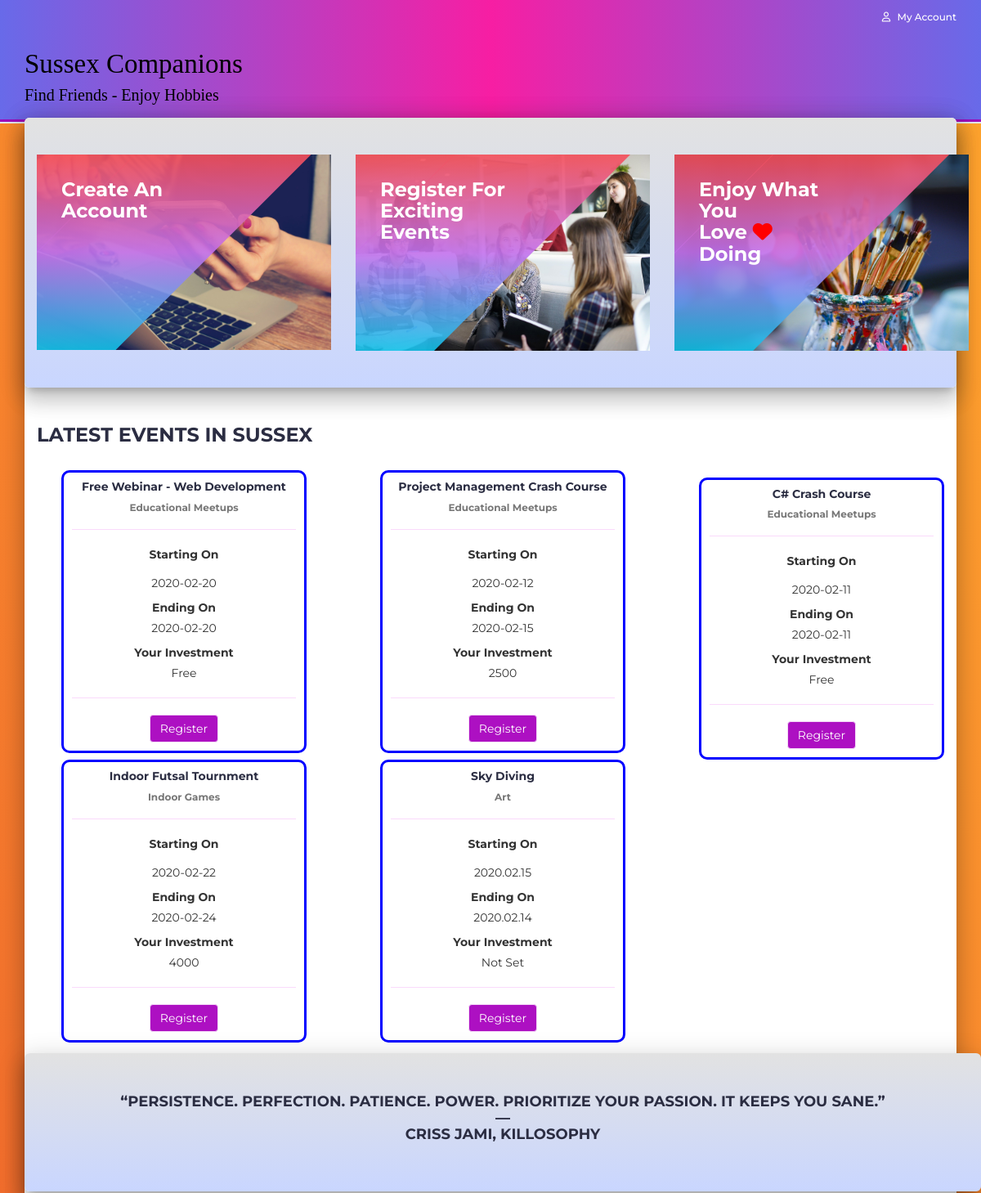
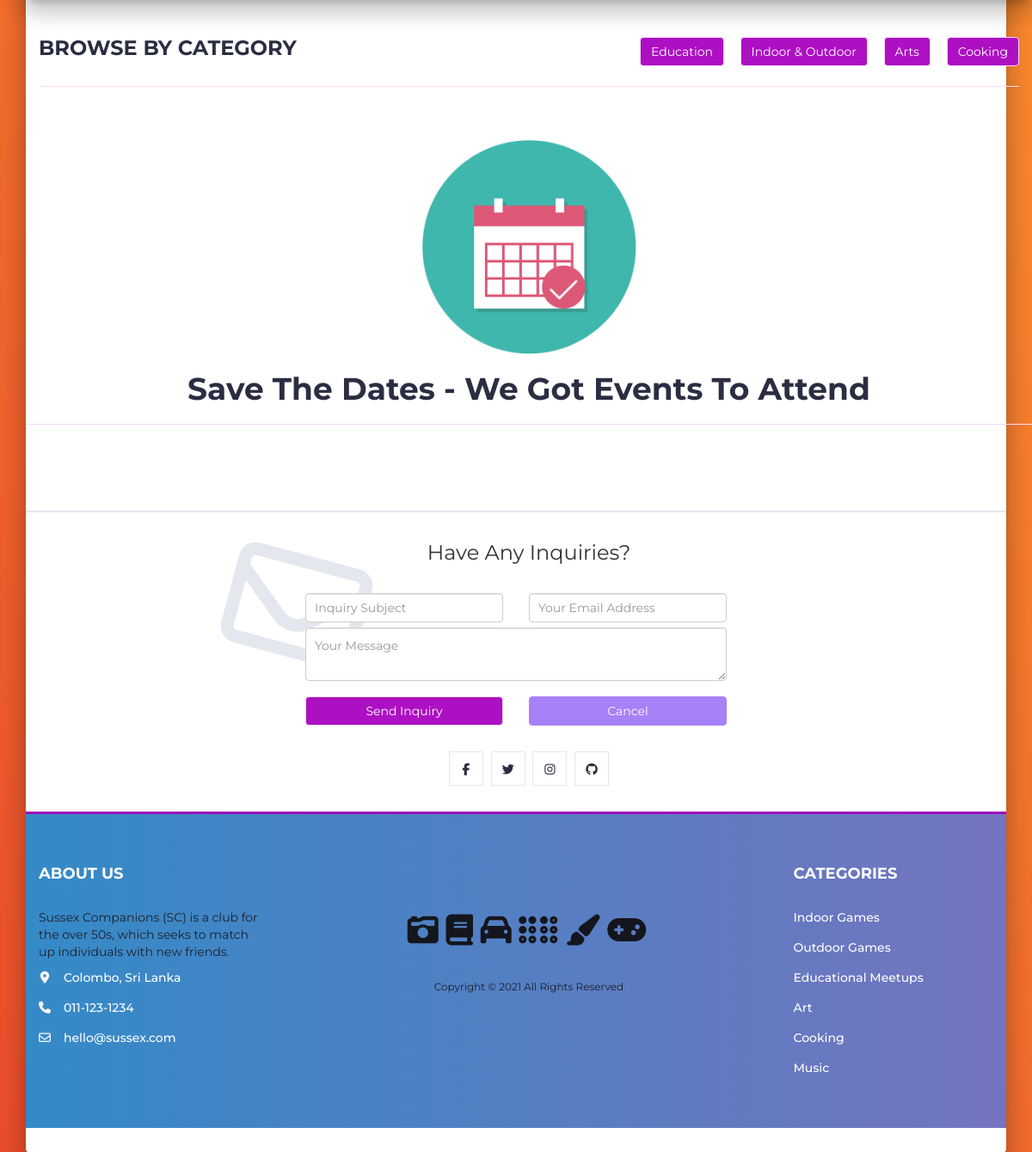
The page / on the database its author committed (2 pictures, top to bottom).
### tables this page shows
CREATE TABLE IF NOT EXISTS `event_details` (
  `Event_ID` int(11) NOT NULL AUTO_INCREMENT,
  `Event_Name` varchar(100) NOT NULL,
  `Event_Catergory_ID` int(11) NOT NULL,
  `Event_Date` varchar(100) NOT NULL,
  `Venue` varchar(200) NOT NULL,
  `Price` varchar(100) NOT NULL DEFAULT 'Not Set',
  `Event_End` varchar(100) NOT NULL,
  `Event_Desc` mediumtext NOT NULL,
  `Participant_Number` int(11) NOT NULL,
  PRIMARY KEY (`Event_ID`),
  KEY `Event_Catergory_ID` (`Event_Catergory_ID`)
);

CREATE TABLE IF NOT EXISTS `event_categories` (
  `cat_id` int(100) NOT NULL AUTO_INCREMENT,
  `cat_title` text NOT NULL,
  PRIMARY KEY (`cat_id`)
);

### index.php (called while the page is built)
<?php
include "header.php";
include "body.php";
include "newslettter.php";
include "footer.php";
?>

### body.php (the view, shortened to what this page needs)
<?php
$connect = Createdb();
?>
<div class="main main-raised">
	<div class="section mainn mainn-raised">
		<div class="container">
			<div class="row">
				<div class="col-md-4 col-xs-6">
					<a href="product.php?p=78"><div class="shop">
						<div class="shop-img">
							<img src="./img/office-620822_1920.jpg" alt="">
						</div>
						<div class="shop-body">
							<h3>Create An<br>Account</h3>
						</div>
					</div></a>
				</div>
				<div class="col-md-4 col-xs-6">
					<a href="product.php?p=72"><div class="shop">
						<div class="shop-img">
							<img src="./img/people1.jpg" alt="">
						</div>
						<div class="shop-body">
							<h3>Register For Exciting<br>Events</h3>
						</div>
					</div></a>
				</div>
				<div class="col-md-4 col-xs-6">
					<a href="product.php?p=79"><div class="shop">
						<div class="shop-img">
							<img src="./img/brushes-3129361_1920.jpg" alt="">
						</div>
						<div class="shop-body">
							<h3>Enjoy What <br> You<br> Love <i class="fas fa-heart" style="color: red;"></i><br>Doing</h3>
						</div>
					</div></a>
				</div>
			</div>
		</div>
	</div>
	<div class="section">
		<div class="container">
			<div class="row">
				<div class="col-md-12">
					<div class="section-title">
						<h3 class="title">Latest Events In Sussex</h3>
					</div>
				</div>
				<center>
					<div class="row" style="width: 100%;">
						<?php
						$query = "SELECT event_details.Event_ID, event_details.Event_Name, event_details.Event_Desc,event_details.Event_Date,event_details.Event_End,event_details.Price,event_details.Event_Catergory_ID, event_categories.cat_title FROM event_details INNER JOIN event_categories ON event_details.Event_Catergory_ID = event_categories.cat_id";
						$result = mysqli_query($connect, $query);
						if(mysqli_num_rows($result) > 0)
						{
							while($row = mysqli_fetch_array($result))
							{
								?>
								<div class="col-lg-4">
									<div class="card" style="width: 30rem; border: solid; border-color: blue; padding: 10px; border-radius: 10px;">
										<div class="card-body">
											<h5 class="card-title"><?php echo $row['Event_Name']; ?></h5>
											<h6 class="card-subtitle mb-2 text-muted"><?php echo $row['cat_title']; ?></h6>
											<hr>
											<p class="card-text">
												<label>Starting On</label>
												<p><?php echo $row['Event_Date']; ?></p>
												<label>Ending On</label>
												<p><?php echo $row['Event_End']; ?></p>
												<label>Your Investment</label>
												<p><?php echo $row['Price']; ?></p>
											</p>
											<hr>
											<a href="product.php?pid=<?php echo $row['Event_ID']; ?>" role="button" class="btn btn-primary">Register</a>
										</div>
									</div>
								</div>
								<br>
								<br>
								<?php
							}
						}
						?>
					</div>
				</center>
				<br>
				<div id="sectionedit" class="section mainn mainn-raised" style="padding-top: 50px; padding-bottom: 50px;">
					<div class="container">
						<div class="row">
							<div class="col-md-12">
								<div class="hot-deal">
									<h4 class="text-uppercase">“Persistence. Perfection. Patience. Power. Prioritize your passion. It keeps you sane.”<br>―<br> Criss Jami, Killosophy</h4>
									</div>
							</div>
						</div>
					</div>
				</div>
				<div class="section">
					<div class="container">
						<div class="row">
							<div class="col-md-12">
								<div class="section-title">
									<h3 class="title">Browse By Category</h3>
									<div class="section-nav">
										<ul class="section-tab-nav tab-nav">
											<form method="post" action="">
												<li class="active"><button type="submit" name="edu" role="button" class="btn btn-primary">Education</button></li>
												<li><button type="submit" name="inout" role="button" class="btn btn-primary">Indoor & Outdoor</button></li>
												<li><button type="submit" name="arts" role="button" class="btn btn-primary">Arts</button></li>
												<li><button type="submit" name="cooking" role="button" class="btn btn-primary">Cooking</button></li>
											</form>
										</ul>
									</div>
								</div>
								<hr style="padding: 10px;">
							</div>
							<center>
								<div class="row" style="width: 100%;">
									<?php
									if (isset($_POST['edu'])) {
										$query = "SELECT event_details.Event_ID, event_details.Event_Name, event_details.Event_Desc,event_details.Event_Date,event_details.Event_End,event_details.Price,event_details.Event_Catergory_ID, event_categories.cat_title FROM event_details INNER JOIN event_categories ON event_details.Event_Catergory_ID = event_categories.cat_id WHERE event_categories.cat_title='Educational Meetups'";
										$result = mysqli_query($connect, $query);
										if(mysqli_num_rows($result) > 0)
										{
											while($row = mysqli_fetch_array($result))
											{
												?>
												<div class="col-lg-4">
													<div class="card" style="width: 30rem; border: solid; border-color: blue; padding: 10px; border-radius: 10px;">
														<div class="card-body">
															<h5 class="card-title"><?php echo $row['Event_Name']; ?></h5>
															<h6 class="card-subtitle mb-2 text-muted"><?php echo $row['cat_title']; ?></h6>
															<hr>
															<p class="card-text">
																<label>Starting On</label>
																<p><?php echo $row['Event_Date']; ?></p>
																<label>Ending On</label>
																<p><?php echo $row['Event_End']; ?></p>
																<label>Your Investment</label>
																<p><?php echo $row['Price']; ?></p>
															</p>
															<hr>
															<a href="product.php?p=<?php echo $row['Event_ID']; ?>'" role="button" class="btn btn-primary">Register</a>
														</div>
													</div>
												</div>
												<br>
												<br>
												<?php
											}
										}
									}
									else{
										?>
										<img src="img/calender.png" style="width: 25%; height: 25%;">
										<h1>Save The Dates - We Got Events To Attend</h1>
										<?php
									}
									?>
									<hr style="padding: 10px;">
		</div>
	</div>
</div>
</div>
</div>
</div>

### header.php (shortened to what this page needs)
<?php
$connection = Createdb();
?>
<!DOCTYPE html>
<html lang="en">
<head>
	<link type="text/css" rel="stylesheet" href="css/bootstrap.min.css" />
	<link type="text/css" rel="stylesheet" href="css/slick.css" />
	<link type="text/css" rel="stylesheet" href="css/slick-theme.css" />
	<link type="text/css" rel="stylesheet" href="css/nouislider.min.css" />
	<link rel="stylesheet" href="css/font-awesome.min.css">
	<link type="text/css" rel="stylesheet" href="css/style.css" />
	<link type="text/css" rel="stylesheet" href="css/accountbtn.css" />
</head>
<body>
	<header>
		<div id="top-header">
			<div class="container">
				<ul class="header-links pull-right">
					<li><?php
						if (isset($_SESSION["uid"])) {
							$sql = "SELECT user_name FROM user_login WHERE user_id='$_SESSION[uid]'";
							$query = mysqli_query($connection, $sql);
							$row = mysqli_fetch_array($query);
							echo '
                               <div class="dropdownn">
                                  <a href="#" class="dropdownn" data-toggle="modal" data-target="#myModal" ><i class="fa fa-user-o"></i> HI ' . $row["user_name"] . '</a>
                                  <div class="dropdownn-content">
                                    <a href="logout.php"  ><i class="fa fa-sign-in" aria-hidden="true"></i>Log out</a>
                                  </div>
                                </div>';
						} else {
							echo '
                                <div class="dropdownn">
                                  <a href="#" class="dropdownn" data-toggle="modal" data-target="#myModal" ><i class="fa fa-user-o"></i> My Account</a>
                                  <div class="dropdownn-content">
                                    <a href="" data-toggle="modal" data-target="#Modal_login"><i class="fa fa-sign-in" aria-hidden="true" ></i>Login</a>
                                    <a href="" data-toggle="modal" data-target="#Modal_register"><i class="fa fa-user-plus" aria-hidden="true"></i>Register</a>
                                  </div>
                                </div>';
						}
						?>
					</li>
				</ul>
			</div>
		</div>
		<div id="header">
			<div class="container">
				<div class="row">
					<div class="col-md-6">
						<div class="header-logo">
							<a href="#" class="logo">
								<font style="font-style:normal; font-size: 33px;color: black;font-family: serif">
									Sussex Companions
								</font>
								<br />
								<font style="font-style:normal; font-size: 20px;color: black;font-family: serif">
									Find Friends - Enjoy Hobbies
								</font>
							</a>
						</div>
					</div>
				</div>
			</div>
		</div>
	</header>

### newslettter.php (shortened to what this page needs)
<div id="newsletter" class="section">
	<div class="container">
		<div class="row">
			<div class="col-md-12">
				<div class="newsletter">
					<p>Have Any Inquiries?</p>
					<form action="" method="post">
						<div class="row" style="width: 100%;">
							<div class="col-md-6">
								<input type="text" style="padding: 10px;" name="subject" placeholder="Inquiry Subject" class="form-control">
							</div>
							<div class="col-md-6">
								<input type="email" style="padding: 10px;" name="email" placeholder="Your Email Address" class="form-control">
							</div><br>
							<br>
							<div class="col-md-12">
								<textarea class="form-control" style="padding: 10px;" name="message" placeholder="Your Message"></textarea>
							</div><br>
							<br><br>
							<br>
							<div class="col-md-6">
								<button type="submit" class="btn btn-primary" name="submitemail" style="width: 100%;">Send Inquiry</button>
							</div>
							<div class="col-md-6">
								<button type="reset" class="btn btn-info" style="width: 100%;">Cancel</button>
							</div>
						</div>
					</form>
                        <ul class="newsletter-follow">
                        	<li>
                        		<a href=""><i class="fa fa-facebook"></i></a>
                        	</li>
                        	<li>
                        		<a href=""><i class="fa fa-twitter"></i></a>
                        	</li>
                        	<li>
                        		<a href=""><i class="fa fa-instagram"></i></a>
                        	</li>
                        	<li>
                        		<a href=""><i class="fa fa-github"></i></a>
                        	</li>
                        </ul>
                    </div>
                </div>
            </div>
        </div>
    </div>

### footer.php (shortened to what this page needs)
<footer id="footer">
	<div class="section">
		<div class="container">
			<div class="row">
				<div class="col-md-3 col-xs-6">
					<div class="footer">
						<h3 class="footer-title">About Us</h3>
						<p>Sussex Companions (SC) is a club for the over 50s, which seeks to match up individuals with new friends. </p>
						<ul class="footer-links">
							<li><a href="#"><i class="fa fa-map-marker"></i>Colombo, Sri Lanka</a></li>
							<li><a href="#"><i class="fa fa-phone"></i>011-123-1234</a></li>
							<li><a href="#"><i class="fa fa-envelope-o"></i>hello@sussex.com</a></li>
						</ul>
					</div>
				</div>
				<div class="col-md-6 text-center" style="margin-top:80px;">
					<ul class="footer-payments">
						<li><a href="#"><i class="fa fa-camera-retro"></i></a></li>
						<li><a href="#"><i class="fa fa-book"></i></a></li>
						<li><a href="#"><i class="fa fa-car"></i></a></li>
						<li><a href="#"><i class="fa fa-braille"></i></a></li>
						<li><a href="#"><i class="fa fa-paint-brush"></i></a></li>
						<li><a href="#"><i class="fa fa-gamepad"></i></a></li>
					</ul>
					<span class="copyright">
						Copyright &copy; <?php echo date('Y'); ?> All Rights Reserved
					</span>
				</div>
				<div class="col-md-3 col-xs-6">
					<div class="footer">
						<h3 class="footer-title">Categories</h3>
						<ul class="footer-links">
							<li><a href="#">Indoor Games</a></li>
							<li><a href="#">Outdoor Games</a></li>
							<li><a href="#">Educational Meetups</a></li>
							<li><a href="#">Art</a></li>
							<li><a href="#">Cooking</a></li>
							<li><a href="#">Music</a></li>
						</ul>
					</div>
				</div>
			</div>
		</div>
	</div>
</footer>

### css/accountbtn.css (style rules this page uses)
.dropdownn { position: relative; display: inline-block; }

### header.php (style rules this page uses)
#header { background: #780206; background: -webkit-linear-gradient(to right,#686ae9, #f71ea3,#686ae9); background: linear-gradient(to right,#686ae9, #f71ea3,#686ae9); }
#top-header { background: #870000; background: -webkit-linear-gradient(to right,#686ae9, #f71ea3,#686ae9); background: linear-gradient(to right,#686ae9, #f71ea3,#686ae9); }
#footer { background: #7474BF; background: -webkit-linear-gradient(to right, #348AC7, #7474BF); background: linear-gradient(to right, #348AC7, #7474BF); color: #1E1F29; }
.footer-links li a { color: white; }
.mainn-raised { margin: -7px 0px 0px; border-radius: 6px; box-shadow: 0 16px 24px 2px rgba(0, 0, 0, 0.14), 0 6px 30px 5px rgba(0, 0, 0, 0.12), 0 8px 10px -5px rgba(0, 0, 0, 0.2); }

### rows shown on the page
event_details: Event_Name "Free Webinar - Web Development", event_categories.cat_title "Educational Meetups", Event_Date "2020-02-20", Event_End "2020-02-20", Price "Free"
event_details: Event_Name "Project Management Crash Course", event_categories.cat_title "Educational Meetups", Event_Date "2020-02-12", Event_End "2020-02-15", Price "2500"
event_details: Event_Name "C# Crash Course", event_categories.cat_title "Educational Meetups", Event_Date "2020-02-11", Event_End "2020-02-11", Price "Free"
event_details: Event_Name "Indoor Futsal Tournment", event_categories.cat_title "Indoor Games", Event_Date "2020-02-22", Event_End "2020-02-24", Price "4000"
event_details: Event_Name "Sky Diving", event_categories.cat_title "Art", Event_Date "2020.02.15", Event_End "2020.02.14", Price "Not Set"
